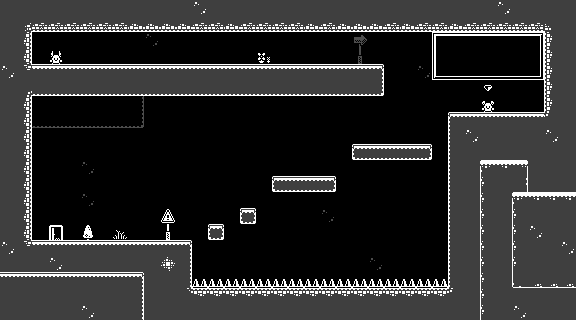

The image is a tile-based game level rendered from a .tmx file. Its description and source (layers, tilesets, objects; grid data summarised) follow:
An orthogonal 36x20 tile map with 16x16 px tiles, 8 tile layers (layer_bg_details, layer_walls, layer_platforms, layer_oneWay_platforms, ...) and 19 objects (16x Spike, Student, Npc, Door).

<map version="1.10" tiledversion="1.11.2" orientation="orthogonal" renderorder="left-up" width="36" height="20" tilewidth="16" tileheight="16" infinite="0" nextlayerid="13" nextobjectid="22">
 <editorsettings>
  <export target="level1.json" format="json" />
 </editorsettings>
 <tileset firstgid="1" name="ts-monochrome_tilemap_transparent" tilewidth="16" tileheight="16" spacing="1" tilecount="400" columns="20">
  <image source="../tilesets/ts-monochrome_tilemap_transparent.png" trans="ff00ff" width="339" height="339" />
 </tileset>
 <layer id="6" name="layer_bg_details" width="36" height="20" opacity="0.3" tintcolor="#686868">
  <data>[720 cells, 16 non-empty, 6 distinct tile ids]</data>
 </layer>
 <layer id="3" name="layer_walls" width="36" height="20">
  <data>[720 cells, 180 non-empty, 25 distinct tile ids]</data>
 </layer>
 <layer id="5" name="layer_platforms" width="36" height="20">
  <data>[720 cells, 11 non-empty, 4 distinct tile ids]</data>
 </layer>
 <layer id="12" name="layer_oneWay_platforms" width="36" height="20">
  <data>[720 cells, 0 non-empty, 0 distinct tile ids]</data>
 </layer>
 <layer id="7" name="layer_fg_details" width="36" height="20">
  <data>[720 cells, 17 non-empty, 7 distinct tile ids]</data>
 </layer>
 <layer id="8" name="layer_ui" width="36" height="20">
  <data>[720 cells, 17 non-empty, 9 distinct tile ids]</data>
 </layer>
 <objectgroup id="9" name="level_entities">
  <object id="1" name="student" type="Student" x="56" y="64">
   <point />
  </object>
  <object id="2" name="Edu" type="Npc" x="488" y="112">
   <point />
  </object>
  <object id="3" name="door01" type="Door" x="56" y="240">
   <properties>
    <property name="exit" type="bool" value="true" />
    <property name="opened" type="bool" value="true" />
   </properties>
   <point />
  </object>
  <object id="4" name="spike01" type="Spike" x="200" y="288">
   <point />
  </object>
  <object id="5" name="spike02" type="Spike" x="216" y="288">
   <point />
  </object>
  <object id="6" name="spike03" type="Spike" x="232" y="288">
   <point />
  </object>
  <object id="7" name="spike04" type="Spike" x="248" y="288">
   <point />
  </object>
  <object id="8" name="spike05" type="Spike" x="264" y="288">
   <point />
  </object>
  <object id="9" name="spike06" type="Spike" x="280" y="288">
   <point />
  </object>
  <object id="10" name="spike07" type="Spike" x="296" y="288">
   <point />
  </object>
  <object id="11" name="spike08" type="Spike" x="312" y="288">
   <point />
  </object>
  <object id="12" name="spike09" type="Spike" x="328" y="288">
   <point />
  </object>
  <object id="13" name="spike10" type="Spike" x="344" y="288">
   <point />
  </object>
  <object id="14" name="spike11" type="Spike" x="360" y="288">
   <point />
  </object>
  <object id="15" name="spike12" type="Spike" x="376" y="288">
   <point />
  </object>
  <object id="16" name="spike13" type="Spike" x="392" y="288">
   <point />
  </object>
  <object id="17" name="spike14" type="Spike" x="408" y="288">
   <point />
  </object>
  <object id="18" name="spike15" type="Spike" x="424" y="288">
   <point />
  </object>
  <object id="19" name="spike16" type="Spike" x="440" y="288">
   <point />
  </object>
 </objectgroup>
 <layer id="11" name="reference_objects" width="36" height="20">
  <data>[720 cells, 19 non-empty, 4 distinct tile ids]</data>
 </layer>
 <layer id="10" name="layer_collisions" width="36" height="20" opacity="0.25" tintcolor="#aa007f">
  <data>[720 cells, 359 non-empty, 1 distinct tile ids]</data>
 </layer>
</map>
